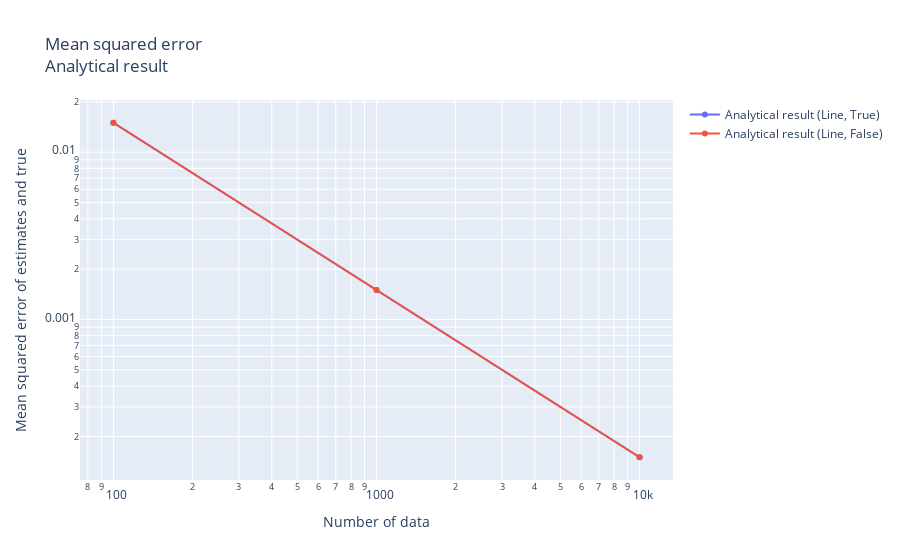

Notebook code for this chart:
### Code cell
data_analysis.make_mses_graph_analytical(estimation_results_list, true_object, estimator_list)

### Figure 1 — Plotly figure (JSON) as saved in the notebook; plotly's stock layout.template omitted (floating-point values rounded to 4 significant figures)
{"data": [{"mode": "lines+markers", "name": "Analytical result (Line, True)", "type": "scatter", "x": [100, 1000, 10000], "y": [0.015, 0.0015, 0.00015]}, {"mode": "lines+markers", "name": "Analytical result (Line, False)", "type": "scatter", "x": [100, 1000, 10000], "y": [0.015, 0.0015, 0.00015]}], "layout": {"title": {"text": "Mean squared error<br>Analytical result"}, "xaxis": {"title": {"text": "Number of data"}, "type": "log"}, "yaxis": {"title": {"text": "Mean squared error of estimates and true"}, "type": "log"}}}
